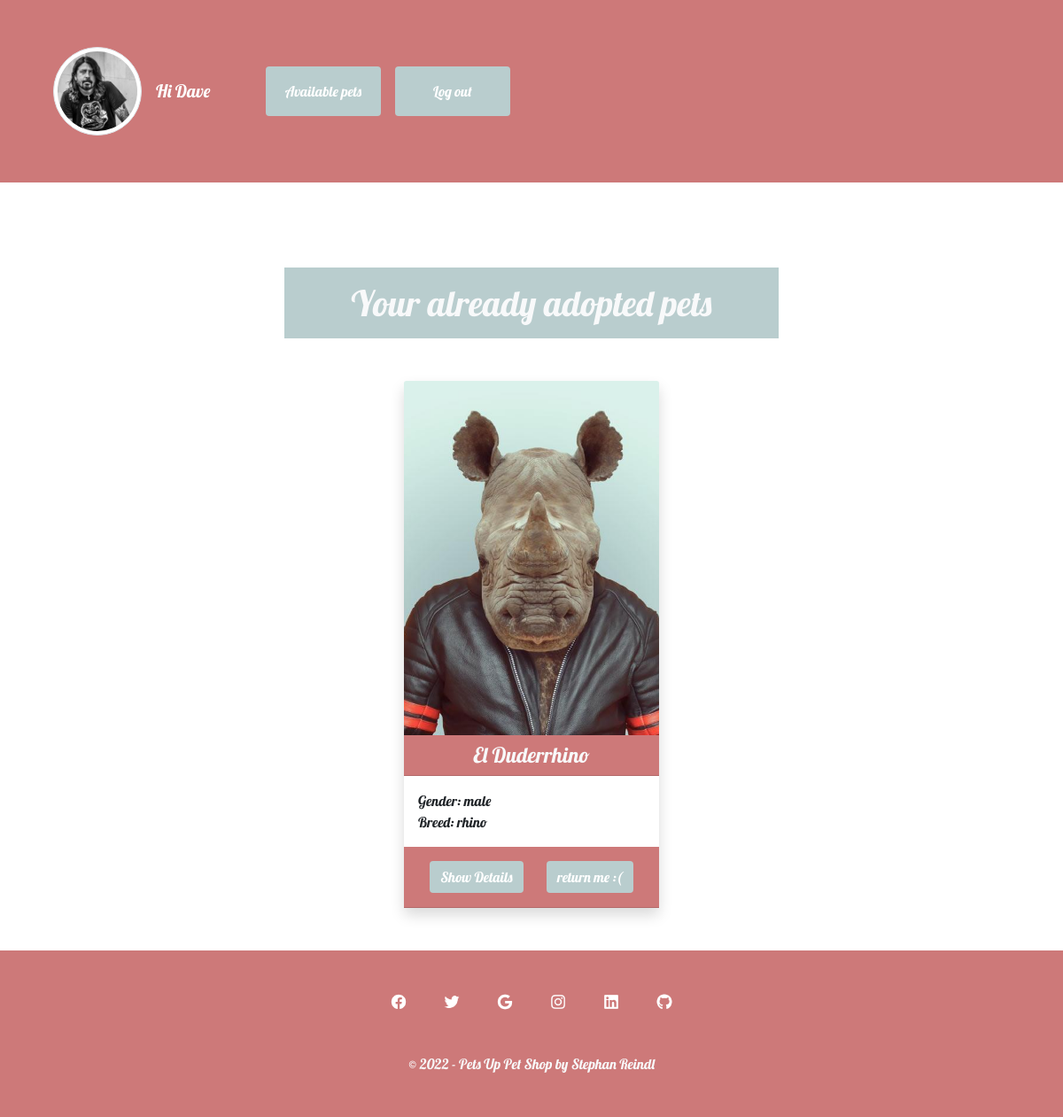
Screenshot of /crud/home.php (signed in) with the database file from the repository.
### tables this page shows
CREATE TABLE `users` (
  `id` int(11) NOT NULL,
  `fname` varchar(80) NOT NULL,
  `lname` varchar(80) NOT NULL,
  `email` varchar(80) NOT NULL,
  `phone` varchar(80) NOT NULL,
  `address` varchar(150) NOT NULL,
  `picture` varchar(256) NOT NULL,
  `password` varchar(256) NOT NULL,
  `status` varchar(5) NOT NULL DEFAULT 'user'
);

CREATE TABLE `animals` (
  `id` int(11) NOT NULL,
  `name` varchar(80) NOT NULL,
  `gender` varchar(6) NOT NULL,
  `breed` varchar(80) NOT NULL,
  `size` varchar(15) NOT NULL,
  `age` tinyint(3) NOT NULL,
  `vaccine` varchar(3) NOT NULL,
  `description` varchar(100) NOT NULL,
  `hobbies` varchar(100) NOT NULL,
  `location` varchar(100) NOT NULL,
  `picture` varchar(256) NOT NULL,
  `status` varchar(90) NOT NULL
);

### crud/home.php (the view, shortened to what this page needs)
<?php
require_once 'components/db_connect.php';
$user_id = $_SESSION["user"];
$res = mysqli_query($connect, "SELECT * FROM users WHERE id=" . $_SESSION['user']);
$row = mysqli_fetch_array($res, MYSQLI_ASSOC);
$sql = "SELECT * FROM animals
WHERE animals.id IN (SELECT fk_animal_id from pet_adoption WHERE fk_user_id = {$user_id})";
$result = mysqli_query($connect, $sql);
if (mysqli_num_rows($result) > 0 ) {
    $rows = mysqli_fetch_all($result, MYSQLI_ASSOC);
} else {
    $rows = "no results";
}
?>
<!DOCTYPE html>
<html lang="en">
<head>
  <?php require_once 'components/bootstrap.php' ?>
  <link rel="stylesheet" href="../css/style.css">
</head>
<body>
    <?php require_once "components/navbar.php" ?>
  <div class="container admin-container">
        <div class="d-flex flex-column align-items-center">
            <h1 class="p-3 text-light text-center mt-5 mb-5">Your already adopted pets</h1>
        </div>
        <div class="row row-cols-1 row-cols-md-2 row-cols-lg-3 row-cols-xl-3 justify-content-center m-auto mb-5 gap-5">
                <?php
                   if(is_array($rows)) {
                       foreach($rows as $row) {
                ?>
                <div class="card border-0 shadow p-0" style="width: 18rem;">
                    <img src="../img/<?=$row["picture"]?>" class="card-img-top d-xl-block d-lg-block d-md-block d-sm-none" height="400" style="object-fit:cover; object-position:center" alt="<?=$row["name"]?>">
                    <div class="card-header text-center text-light h4"><?= $row["name"]?></div>
                     <div class="card-body">
                        <p class="card-text m-0">Gender: <?= $row["gender"]?></p>
                        <p class="card-text m-0">Breed: <?= $row["breed"]?></p>
                    </div>
                    <div class="card-header d-flex justify-content-around p-3">
                        <a href="details.php?id=<?=$row["id"]?>"><button class="btn">Show Details</button></a>
                         <a href="animals/actions/a_animal_delete.php?id=<?=$row["id"]?>"><button class="btn">return me :(</button></a>
                    </div>
                </div>
                <?php
                       }
                    } else {
                        echo $rows;
                    }
                ?>
        </div>
    </div>
<?php require_once "components/footer.php" ?>
</body>
</html>

### crud/components/navbar.php (shortened to what this page needs)
<nav class="navbar navbar-admin p-5 navbar-expand-lg navbar-dark bg-light mb-5">
       <div class="container-fluid">
           <a class="navbar-brand d-flex align-items-center" href="home.php">
           <img class="adm-picture img-thumbnail rounded-circle" src="../img/<?php echo $row['picture']; ?>" alt="<?php echo $row['fname']; ?>" class="d-inline-block align-text-top">
           <div class="text-white ms-3">Hi <?php echo $row['fname']; ?></div></a>
           <div class="collapse navbar-collapse" id="navbarNavAltMarkup">
           <div class="navbar-nav ms-5">
               <ul class="navbar-nav me-auto mb-2 mb-lg-0 ms-5">
                   <li class="nav-item">
                       <a class="nav-link" href="pets_available.php"><button class="btn btn-success p-3">Available pets</button></a>
                   </li>
                   <li class="nav-item">
                       <a class="nav-link" href="logout.php?logout"><button class="btn btn-outline-danger p-3">Log out</button></a>
                   </li>
               </ul>
               </div>
           </div>
       </div>
   </nav>

### css/style.css (style rules this page uses)
* { padding: 0; margin: 0; }
body { font-family: "Lobster", cursive; }
.navbar { background: #cd7979 !important; font-size: 1.5vw !important; }
.navbar .navbar-brand { width: 9vw; }
.btn { background: #b9cdce !important; color: white; border-style: none; }
.card-header { background: #cd7979 !important; }
h1 { background: #b9cdce; width: 50%; }
.admin-container { min-height: 700px; }
.adm-picture { width: 100px; height: 100px; -o-object-fit: cover; object-fit: cover; -o-object-position: center; object-position: center; }
.nav-item > a > .btn { width: 130px; }
@media screen and (max-width: 1200px) { .navbar-brand { width: 10vw !important; } }

### rows the page displays
users: picture (picture), fname "Dave"
animals: picture (picture), name "El Duderrhino", gender "male", breed "rhino"
